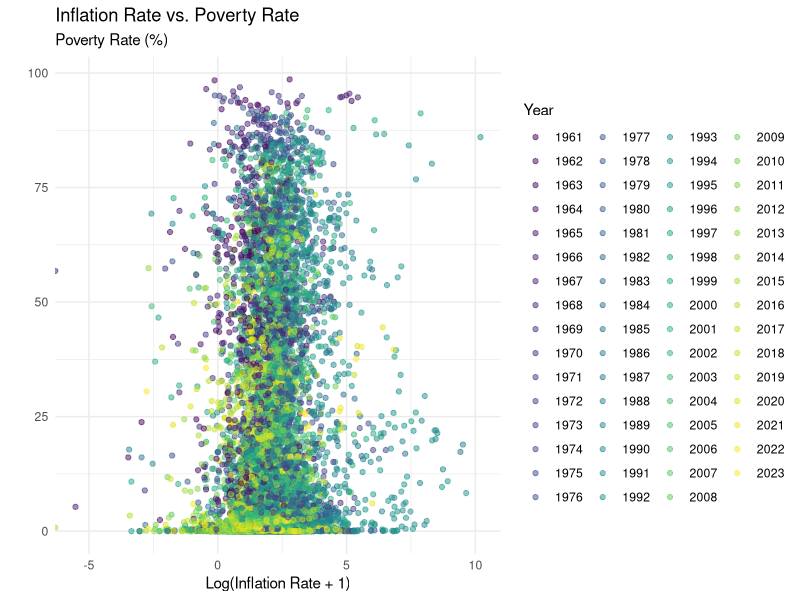
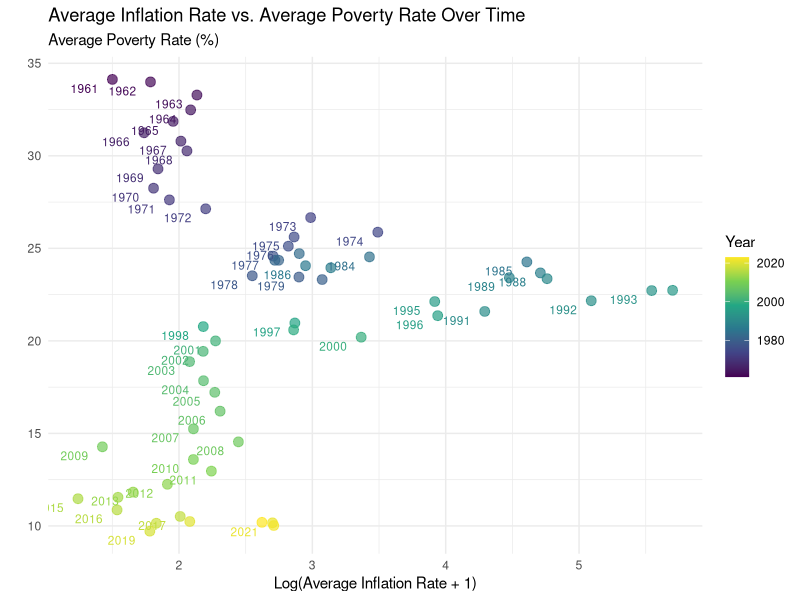

These figures' R source, in order:
## ---- chunk 1
#| message: false

library(tidyverse)
library(knitr)
library(viridis)
## ---- chunk 2
#| message: false

poverty <- read_csv("data/poverty.csv")
inflation <- read_csv("data/inflation.csv")
## ---- chunk 3
head(poverty) |> 
  kable()
## ---- chunk 4
head(inflation) |> 
  kable()
## ---- chunk 5
# Filter the datasets to include only the overlapping years (1961 to 2023)
inflation_filtered <- inflation |>
  select(country, `1961`:`2023`)

poverty_filtered <- poverty |>
  select(country, `1961`:`2023`)

## ---- chunk 6
# Pivot the year columns to a single column in both datasets
inflation_long <- inflation_filtered |>
  pivot_longer(cols = `1961`:`2023`, 
               names_to = "year", 
               values_to = "inflation_rate") |>
  mutate(year = as.numeric(year))

poverty_long <- poverty_filtered |>
  pivot_longer(cols = `1961`:`2023`, 
               names_to = "year", 
               values_to = "poverty_rate") |>
  mutate(year = as.numeric(year))

## ---- chunk 7
# Join the datasets on country and year
poverty_inflation_data <- inflation_long |>
  inner_join(poverty_long, by = c("country", "year"))

## ---- chunk 8
# Handle missing values
poverty_inflation_data <- poverty_inflation_data |>
  drop_na()

## ---- chunk 9
#| warning: false
#| message: false

# Replace non-standard minus signs with the standard minus sign
poverty_inflation_data <- poverty_inflation_data |>
  mutate(inflation_rate = gsub("\u2212", "-", inflation_rate)) 

# Handle 'k' suffix for thousands and convert to numeric
poverty_inflation_data <- poverty_inflation_data |>
  mutate(inflation_rate = ifelse(
    grepl("k", inflation_rate, ignore.case = TRUE),
    as.numeric(gsub("k", "", inflation_rate, ignore.case = TRUE)) * 1000,
    as.numeric(inflation_rate)))
## ---- chunk 10
head(poverty_inflation_data) |>
  kable()
## ---- chunk 11
# Save the cleaned data frame to a CSV
write_csv(poverty_inflation_data, "data/poverty_inflation_data.csv")
## ---- chunk 12
#| warning: false
#| fig-align: center
#| fig-cap: "Relationship between log-transformed inflation rate and extreme poverty rate from 1961 to 2023."

# Scatter plot of inflation rate vs. poverty rate
ggplot(data = poverty_inflation_data, 
       mapping = aes(x = log1p(inflation_rate), 
                     y = poverty_rate, 
                     color = as.factor(year))) +
  geom_point(alpha = 0.5) +
  scale_color_viridis_d() +
  labs(
    title = "Inflation Rate vs. Poverty Rate",
    subtitle = "Poverty Rate (%)",
    x = "Log(Inflation Rate + 1)",
    y = "",
    color = "Year") +
  theme_minimal()
## ---- chunk 13
#| warning: false
#| message: false
#| fig-align: center
#| fig-cap: "Change in relationship between log-transformed average global inflation rate and average global poverty rate from 1961 to 2023."

# Aggregate data to show average values per year
aggregated_data <- poverty_inflation_data |>
  group_by(year) |>
  summarize(avg_inflation_rate = mean(inflation_rate, na.rm = TRUE),
            avg_poverty_rate = mean(poverty_rate, na.rm = TRUE))

# Plot of average inflation rate vs. average poverty rate over time
ggplot(data = aggregated_data, 
       mapping = aes(x = log1p(avg_inflation_rate), 
                     y = avg_poverty_rate, 
                     color = year)) +
  geom_point(alpha = 0.7, size = 3) +
  geom_text(aes(label = year), 
            hjust = 1.5, 
            vjust = 1.5, 
            size = 3, 
            check_overlap = TRUE) +
  scale_color_viridis_c() +
  labs(
    title = "Average Inflation Rate vs. Average Poverty Rate Over Time",
    subtitle = "Average Poverty Rate (%)",
    x = "Log(Average Inflation Rate + 1)",
    y = "",
    color = "Year") +
  theme_minimal()
